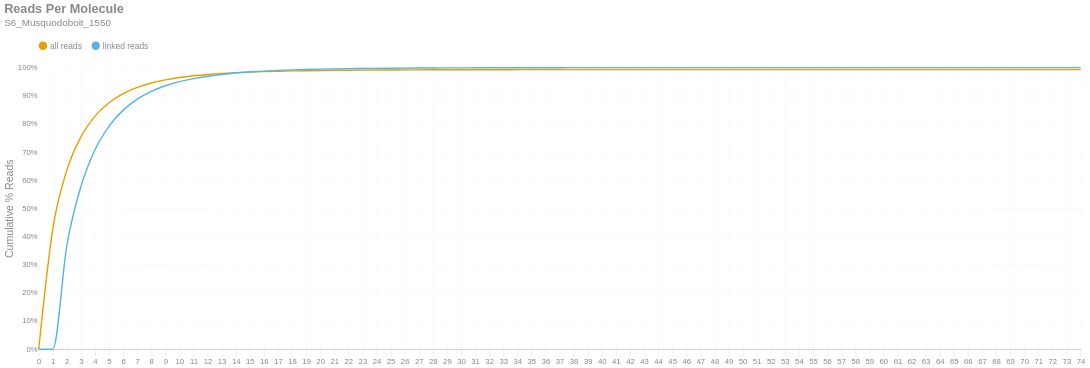

The cell this chart's notebook holds for it:
### Markdown cell above
### Reads per Molecule
This chart shows the cumulative distribution of the number of reads per linked molecule. That is, how many alignments are associated with a unique molecule. This excludes the number of reads associated with invalid or absent linked-read barcodes. The `linked` histogram is the percentages recalculated when disregarding singletons.

### Code cell
if SKIPLR:
    print_html(f"Skipped")
else:
    counts = np.bincount(valids['reads'].cast(pl.Int64).to_numpy())
    weighted = counts * np.arange(len(counts))
    all_perc = weighted / n_reads
    linked_perc = weighted / n_linked_reads
    linked_perc[1] = 0
    binned_df = pl.DataFrame({
        'readsper': list(range(len(counts))),
        'all reads (cumsum)': np.cumsum(all_perc).tolist(),
        'linked reads (cumsum)': np.cumsum(linked_perc).tolist(),
    })

    with SafeRender(binned_df):
        (
            density_plot(binned_df, 'Reads Per Molecule', samplename, 'readspmol')
            .encode(
                x=alt.X('readsper:O', title=None).axis(labelAngle=0).scale(padding=0),
                y=alt.Y('value:Q', title='Cumulative % Reads').axis(format='%').stack(False),
                color=alt.Color("key:N").scale(domain=["all reads", "linked reads"]),
                tooltip=[
                    alt.Tooltip("key:N", title="Data Type"),
                    alt.Tooltip("readsper:O", title="Reads Per Molecule"),
                    alt.Tooltip("value:Q", format=".2%", title="% Reads (Cum.)")
                ]            
            )
        ).display()

### Figure 1 — Vega-Lite specification as saved in the notebook (floating-point values rounded to 4 significant figures)
{"width": "container", "height": 400, "config": {"title": {"anchor": "start", "dy": -15, "fontSize": 18, "color": "#888888", "subtitleColor": "#888888", "subtitleFontSize": 14}, "arc": {"fill": "#0072B2"}, "axis": {"domainColor": "#888888", "domainWidth": 0.5, "gridWidth": 0.2, "grid": false, "titleFontWeight": 400, "titleFontSize": 15, "labelFontSize": 11, "labelColor": "#888888", "tickColor": "#888888", "tickWidth": 0.2, "titleColor": "#888888"}, "axisBand": {"grid": false}, "axisX": {"grid": true, "tickSize": 10, "domainCap": "round"}, "axisY": {"domain": false, "grid": true, "tickSize": 0, "domainCap": "round"}, "background": "transparent", "header": {"labelFontSize": 15, "labelColor": "#888888", "titleFontSize": 15, "titleFontWeight": 600, "titleColor": "#888888"}, "legend": {"labelFont": "sans-serif", "labelFontSize": 12, "labelColor": "#888888", "symbolSize": 100, "symbolType": "circle", "titleFontSize": 12, "titlePadding": 10, "titleColor": "#888888", "title": null, "orient": "top"}, "range": {"category": ["#E69F00", "#56B4E9", "#009E73", "#F0E442", "#0072B2", "#D55E00", "#CC79A7", "#000000"], "diverging": ["#cfe8f3", "#a2d4ec", "#73bfe2", "#46abdb", "#1696d2", "#12719e"]}, "area": {"fill": "#0072B2", "fillOpacity": 0.7, "line": true, "strokeOpacity": 0.7}, "line": {"color": "#0072B2", "stroke": "#0072B2", "strokeWidth": 2}, "trail": {"color": "#0072B2", "stroke": "#0072B2", "strokeWidth": 0, "size": 1}, "point": {"filled": true, "fillOpacity": 1.0, "size": 95}, "text": {"color": "#888888", "fontSize": 11, "align": "right", "fontWeight": 400, "size": 11}, "bar": {"fill": "#0072B2", "stroke": null}, "view": {"stroke": null, "continuousWidth": 660, "continuousHeight": 400}}, "data": {"name": "data-4dd3c2722307aa5cd93c5df447206ed5"}, "mark": {"type": "line", "interpolate": "monotone", "point": {"opacity": 0, "size": 275}}, "encoding": {"color": {"field": "key", "scale": {"domain": ["all reads", "linked reads"]}, "type": "nominal"}, "tooltip": [{"field": "key", "title": "Data Type", "type": "nominal"}, {"field": "readsper", "title": "Reads Per Molecule", "type": "ordinal"}, {"field": "value", "format": ".2%", "title": "% Reads (Cum.)", "type": "quantitative"}], "x": {"axis": {"labelAngle": 0}, "field": "readsper", "scale": {"padding": 0}, "title": null, "type": "ordinal"}, "y": {"axis": {"format": "%"}, "field": "value", "stack": false, "title": "Cumulative % Reads", "type": "quantitative"}}, "params": [{"name": "param_c36ac31b6afebe62", "select": {"type": "point", "fields": ["key"]}, "bind": "legend"}], "title": {"text": "Reads Per Molecule", "subtitle": "S6_Musquodoboit_1550"}, "transform": [{"fold": ["all reads (cumsum)", "linked reads (cumsum)"]}, {"calculate": "replace(datum.key, ' (cumsum)', '')", "as": "key"}, {"filter": {"param": "param_c36ac31b6afebe62"}}], "usermeta": {"embedOptions": {"downloadFileName": "S6_Musquodoboit_1550.readspmol"}}, "$schema": "https://vega.github.io/schema/vega-lite/v6.1.0.json", "datasets": {"data-4dd3c2722307aa5cd93c5df447206ed5": [{"readsper": 0, "all reads (cumsum)": 0.0, "linked reads (cumsum)": 0.0}, {"readsper": 1, "all reads (cumsum)": 0.4271, "linked reads (cumsum)": 0.0}, {"readsper": 2, "all reads (cumsum)": 0.6358, "linked reads (cumsum)": 0.3689}, {"readsper": 3, "all reads (cumsum)": 0.7542, "linked reads (cumsum)": 0.5782}, {"readsper": 4, "all reads (cumsum)": 0.8277, "linked reads (cumsum)": 0.7081}, {"readsper": 5, "all reads (cumsum)": 0.8753, "linked reads (cumsum)": 0.7922}, {"readsper": 6, "all reads (cumsum)": 0.9074, "linked reads (cumsum)": 0.8489}, {"readsper": 7, "all reads (cumsum)": 0.9295, "linked reads (cumsum)": 0.888}, {"readsper": 8, "all reads (cumsum)": 0.9451, "linked reads (cumsum)": 0.9156}, {"readsper": 9, "all reads (cumsum)": 0.9564, "linked reads (cumsum)": 0.9355}, {"readsper": 10, "all reads (cumsum)": 0.9646, "linked reads (cumsum)": 0.95}, {"readsper": 11, "all reads (cumsum)": 0.9708, "linked reads (cumsum)": 0.961}, {"readsper": 12, "all reads (cumsum)": 0.9755, "linked reads (cumsum)": 0.9693}, {"readsper": 13, "all reads (cumsum)": 0.9791, "linked reads (cumsum)": 0.9757}, {"readsper": 14, "all reads (cumsum)": 0.9819, "linked reads (cumsum)": 0.9807}, {"readsper": 15, "all reads (cumsum)": 0.9841, "linked reads (cumsum)": 0.9845}, {"readsper": 16, "all reads (cumsum)": 0.9858, "linked reads (cumsum)": 0.9875}, {"readsper": 17, "all reads (cumsum)": 0.9871, "linked reads (cumsum)": 0.9899}, {"readsper": 18, "all reads (cumsum)": 0.9882, "linked reads (cumsum)": 0.9917}, {"readsper": 19, "all reads (cumsum)": 0.989, "linked reads (cumsum)": 0.9932}, {"readsper": 20, "all reads (cumsum)": 0.9897, "linked reads (cumsum)": 0.9945}, {"readsper": 21, "all reads (cumsum)": 0.9903, "linked reads (cumsum)": 0.9954}, {"readsper": 22, "all reads (cumsum)": 0.9907, "linked reads (cumsum)": 0.9962}, {"readsper": 23, "all reads (cumsum)": 0.991, "linked reads (cumsum)": 0.9967}, {"readsper": 24, "all reads (cumsum)": 0.9913, "linked reads (cumsum)": 0.9973}, {"readsper": 25, "all reads (cumsum)": 0.9916, "linked reads (cumsum)": 0.9977}, {"readsper": 26, "all reads (cumsum)": 0.9918, "linked reads (cumsum)": 0.9981}, {"readsper": 27, "all reads (cumsum)": 0.992, "linked reads (cumsum)": 0.9984}, {"readsper": 28, "all reads (cumsum)": 0.9921, "linked reads (cumsum)": 0.9987}, {"readsper": 29, "all reads (cumsum)": 0.9922, "linked reads (cumsum)": 0.9989}, {"readsper": 30, "all reads (cumsum)": 0.9923, "linked reads (cumsum)": 0.999}, {"readsper": 31, "all reads (cumsum)": 0.9924, "linked reads (cumsum)": 0.9992}, {"readsper": 32, "all reads (cumsum)": 0.9925, "linked reads (cumsum)": 0.9993}, {"readsper": 33, "all reads (cumsum)": 0.9925, "linked reads (cumsum)": 0.9995}, {"readsper": 34, "all reads (cumsum)": 0.9926, "linked reads (cumsum)": 0.9995}, {"readsper": 35, "all reads (cumsum)": 0.9926, "linked reads (cumsum)": 0.9996}, {"readsper": 36, "all reads (cumsum)": 0.9927, "linked reads (cumsum)": 0.9997}, {"readsper": 37, "all reads (cumsum)": 0.9927, "linked reads (cumsum)": 0.9997}, {"readsper": 38, "all reads (cumsum)": 0.9927, "linked reads (cumsum)": 0.9997}, {"readsper": 39, "all reads (cumsum)": 0.9927, "linked reads (cumsum)": 0.9998}, {"readsper": 40, "all reads (cumsum)": 0.9927, "linked reads (cumsum)": 0.9998}, {"readsper": 41, "all reads (cumsum)": 0.9928, "linked reads (cumsum)": 0.9998}, {"readsper": 42, "all reads (cumsum)": 0.9928, "linked reads (cumsum)": 0.9998}, {"readsper": 43, "all reads (cumsum)": 0.9928, "linked reads (cumsum)": 0.9999}, {"readsper": 44, "all reads (cumsum)": 0.9928, "linked reads (cumsum)": 0.9999}, {"readsper": 45, "all reads (cumsum)": 0.9928, "linked reads (cumsum)": 0.9999}, {"readsper": 46, "all reads (cumsum)": 0.9928, "linked reads (cumsum)": 0.9999}, {"readsper": 47, "all reads (cumsum)": 0.9928, "linked reads (cumsum)": 0.9999}, {"readsper": 48, "all reads (cumsum)": 0.9928, "linked reads (cumsum)": 0.9999}, {"readsper": 49, "all reads (cumsum)": 0.9928, "linked reads (cumsum)": 0.9999}, {"readsper": 50, "all reads (cumsum)": 0.9928, "linked reads (cumsum)": 0.9999}, {"readsper": 51, "all reads (cumsum)": 0.9928, "linked reads (cumsum)": 0.9999}, {"readsper": 52, "all reads (cumsum)": 0.9928, "linked reads (cumsum)": 1.0}, {"readsper": 53, "all reads (cumsum)": 0.9928, "linked reads (cumsum)": 1.0}, {"readsper": 54, "all reads (cumsum)": 0.9928, "linked reads (cumsum)": 1.0}, {"readsper": 55, "all reads (cumsum)": 0.9928, "linked reads (cumsum)": 1.0}, {"readsper": 56, "all reads (cumsum)": 0.9928, "linked reads (cumsum)": 1.0}, {"readsper": 57, "all reads (cumsum)": 0.9928, "linked reads (cumsum)": 1.0}, {"readsper": 58, "all reads (cumsum)": 0.9928, "linked reads (cumsum)": 1.0}, {"readsper": 59, "all reads (cumsum)": 0.9928, "linked reads (cumsum)": 1.0}, {"readsper": 60, "all reads (cumsum)": 0.9928, "linked reads (cumsum)": 1.0}, {"readsper": 61, "all reads (cumsum)": 0.9928, "linked reads (cumsum)": 1.0}, {"readsper": 62, "all reads (cumsum)": 0.9928, "linked reads (cumsum)": 1.0}, {"readsper": 63, "all reads (cumsum)": 0.9928, "linked reads (cumsum)": 1.0}, {"readsper": 64, "all reads (cumsum)": 0.9928, "linked reads (cumsum)": 1.0}, {"readsper": 65, "all reads (cumsum)": 0.9928, "linked reads (cumsum)": 1.0}, {"readsper": 66, "all reads (cumsum)": 0.9928, "linked reads (cumsum)": 1.0}, {"readsper": 67, "all reads (cumsum)": 0.9928, "linked reads (cumsum)": 1.0}, {"readsper": 68, "all reads (cumsum)": 0.9928, "linked reads (cumsum)": 1.0}, {"readsper": 69, "all reads (cumsum)": 0.9928, "linked reads (cumsum)": 1.0}, {"readsper": 70, "all reads (cumsum)": 0.9928, "linked reads (cumsum)": 1.0}, {"readsper": 71, "all reads (cumsum)": 0.9928, "linked reads (cumsum)": 1.0}, {"readsper": 72, "all reads (cumsum)": 0.9928, "linked reads (cumsum)": 1.0}, {"readsper": 73, "all reads (cumsum)": 0.9928, "linked reads (cumsum)": 1.0}, {"readsper": 74, "all reads (cumsum)": 0.9929, "linked reads (cumsum)": 1.0}]}}
